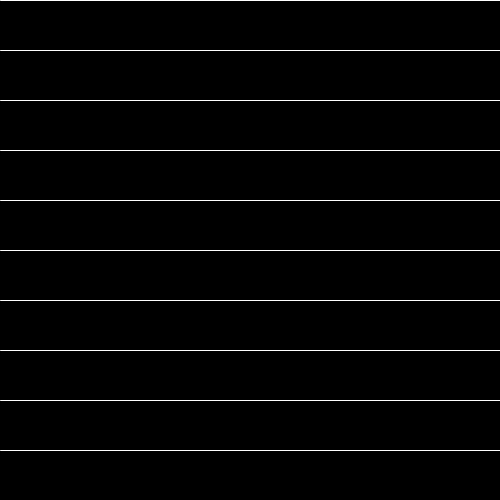
Frame 1 (no input)
Frame 60 (the mouse pressed at the canvas centre just before this capture): identical to frame 1, image omitted
Frame 120 (the mouse held since frame 60 and released just before this capture): identical to frame 1, image omitted

The Processing sketch that drew this single still picture (run headless with seeded random() and noise(); from frame 60 on, the mouse is pressed at the canvas centre):

// Processing sketch: lines
// ── lines.pde
int state = 0;

void setup() {
  size(500, 500);
}

void draw() {
  background(0);


  if (state == 0) {
    for (int i = 0; i < 500; i = i + 50) {
      stroke(255);
      line(0, i, width, i);
    }
  }
  if (state == 1) {
    for (int i = 0; i < 500; i = i + 50) {
      stroke(255);
      line(0, i, mouseX, mouseY);
      noStroke();
      fill(255, 0, 0);
      circle(mouseX, mouseY, 20);
    }
  }
  if (state == 2) {
    for (int i = 0; i < 500; i = i + 50) {
      stroke(255);
      line(0, i, mouseX, mouseY);
      line(width, i, mouseX, mouseY);
      // yellow
      stroke(225, 255, 20);
      line(mouseX, 0, mouseX, height);
      noStroke();
      fill(255, 0, 0);
      circle(mouseX, mouseY, 20);
    }
  }

  if (state == 3) {
    for (int i = 0; i < 500; i = i + 50) {
      if (mouseX > width/2) {
        strokeWeight(20);
      }
      stroke(255);
      line(0, i, mouseX, mouseY);
      line(width, i, mouseX, mouseY);
      // yellow
      stroke(252, 4, 202);
      line(mouseX, 0, mouseX, height);
      noStroke();
      fill(255, 0, 0);
      circle(mouseX, mouseY, 20);
      strokeWeight(1);
    }
  }
}

void keyPressed() {
  if (key== ' ') {
    state++;
    if (state > 3) {
      state = 0;
    }
  }

  println(state);
}
